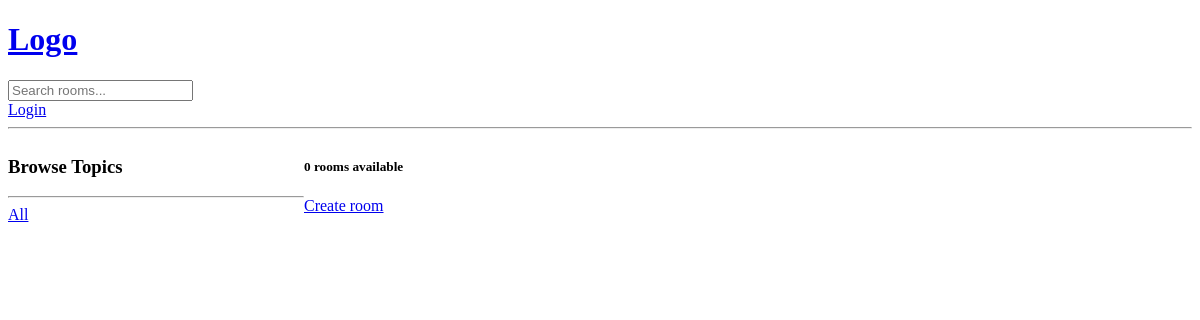
/?q=JavaScript, run on an earlier commit of the app's database.
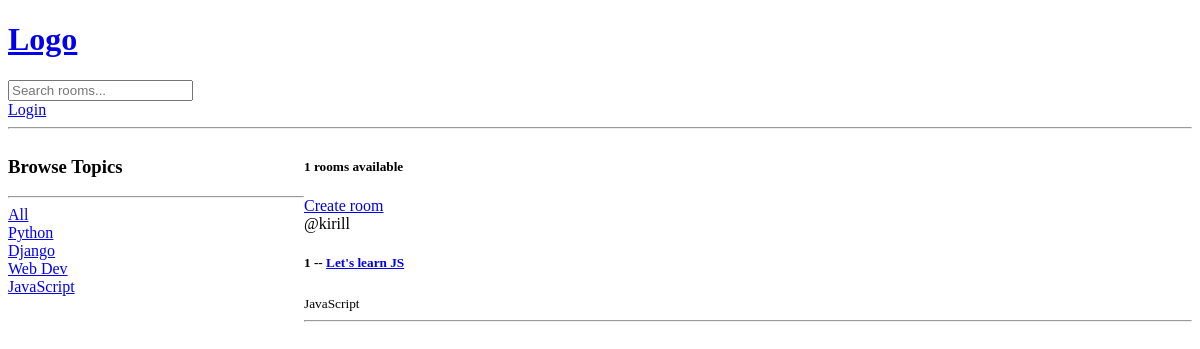
And on a later commit of the database.
### base/models.py (models this page shows, shortened)
class Topic(models.Model):
    name = models.CharField(max_length=200)

class Room(models.Model):
    host = models.ForeignKey(User, on_delete=models.SET_NULL, null=True)
    topic = models.ForeignKey(Topic, on_delete=models.SET_NULL, null=True)
    name = models.CharField(max_length=200)
    description = models.TextField(null=True, blank=True)
    participants = models.ManyToManyField(User, related_name='participants', blank=True)
    updated = models.DateTimeField(auto_now=True)
    created = models.DateTimeField(auto_now_add=True)
    class Meta:
        ordering = ['-updated', '-created']

### base/views.py (the view)
# urls.py: path('', views.home, name='home'),
def home(request):
    q = request.GET.get('q') if request.GET.get('q') != None else ''
    rooms = Room.objects.filter(
        Q(topic__name__icontains=q) |
        Q(name__icontains=q) |
        Q(description__icontains=q)
    )
    topics = Topic.objects.all()
    rooms_count = rooms.count()
    context = {"rooms": rooms, "topics": topics, "rooms_count": rooms_count}
    return render(request, "base/home.html", context)

### base/templates/base/home.html (shortened to what this page needs)
{% extends 'main.html' %} {% block content %}
<div class="home-container">
  <div>
    <h3>Browse Topics</h3>
    <hr />
    <div>
        <a href="{% url 'home' %}">All</a>
    </div>
    {% for topic in topics %}
        <div>
            <a href="{% url 'home' %}?q={{topic.name}}">{{topic.name}}</a>
        </div>
    {% endfor %}
  </div>
  <div>
    <h5>{{rooms_count}} rooms available</h5>
    <a href="{% url 'create-room' %}">Create room</a>
    <div>
      {% for room in rooms %}
      <div>
        <span>@{{room.host.username}}</span>
        <h5>
          {{room.id}} -- <a href="{% url 'room' room.id %}">{{room.name}}</a>
        </h5>
        <small>{{room.topic.name}}</small>
        <hr />
      </div>
      {% endfor %}
    </div>
  </div>
</div>
{% endblock %}

### templates/main.html (shortened to what this page needs)
<!DOCTYPE html>
<html lang="en">
<head>
</head>
<body>
    {% include 'navbar.html' %}
    {% block content %}
    {% endblock %}
</body>
</html>

### templates/navbar.html
<a href="/">
    <h1>Logo</h1>
</a>
<form action="{% url 'home' %}" method="GET">
    <input type="text" name="q" placeholder="Search rooms...">
</form>
{% if request.user.is_authenticated %}
<p>Hello {{request.user}}</p>
<a href="{% url 'logout' %}">Logout</a>
{% else %}
<a href="{% url 'login' %}">Login</a>
{% endif %}
<hr>

### base/templates/base/home.html (style rules this page uses)
.home-container { display: grid; grid-template-columns: 1fr 3fr; }

What changed in the data, as far as the page shows it:
added Topic: name "Python"
added Topic: name "Django"
added Topic: name "Web Dev"
added Topic: name "JavaScript"
now on this page (row edited): Room: host.username "kirill", id "1", name "Let's learn JS", topic.name "JavaScript"
Also different on the page:
{{ rooms_count }}: "0" → "1"
